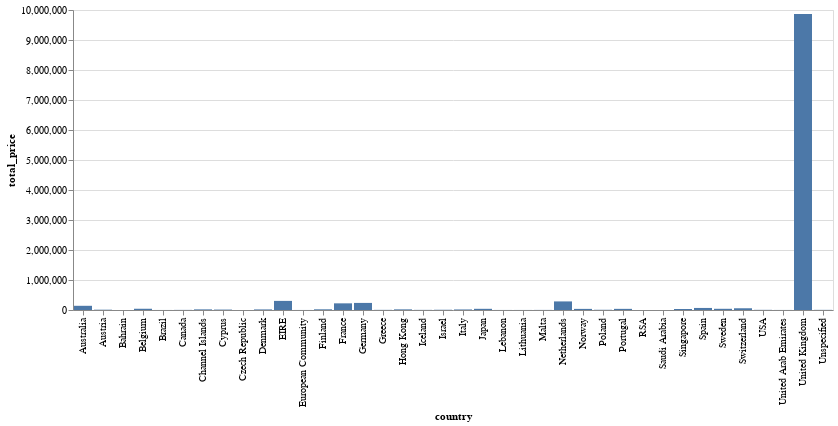

This figure's notebook cell:
### Code cell
df_c = df.groupby(['country'] , as_index=False)['total_price'].sum()
alt.Chart(df_c).mark_bar().encode(
    x = 'country:O' ,
    y = 'total_price:Q'
)

### Figure 1 — Vega-Lite specification as saved in the notebook (floating-point values rounded to 4 significant figures)
{"config": {"view": {"continuousWidth": 400, "continuousHeight": 300}}, "data": {"name": "data-d89d34da9966a2d1c7b9fc775d07b518"}, "mark": "bar", "encoding": {"x": {"type": "ordinal", "field": "country"}, "y": {"type": "quantitative", "field": "total_price"}}, "$schema": "https://vega.github.io/schema/vega-lite/v4.8.1.json", "datasets": {"data-d89d34da9966a2d1c7b9fc775d07b518": [{"country": "Australia", "total_price": 140000.0}, {"country": "Austria", "total_price": 10240.0}, {"country": "Bahrain", "total_price": 959.9}, {"country": "Belgium", "total_price": 41480.0}, {"country": "Brazil", "total_price": 1144.0}, {"country": "Canada", "total_price": 3666.0}, {"country": "Channel Islands", "total_price": 20810.0}, {"country": "Cyprus", "total_price": 14230.0}, {"country": "Czech Republic", "total_price": 945.8}, {"country": "Denmark", "total_price": 19140.0}, {"country": "EIRE", "total_price": 303600.0}, {"country": "European Community", "total_price": 1309.0}, {"country": "Finland", "total_price": 22770.0}, {"country": "France", "total_price": 222000.0}, {"country": "Germany", "total_price": 236000.0}, {"country": "Greece", "total_price": 4811.0}, {"country": "Hong Kong", "total_price": 21270.0}, {"country": "Iceland", "total_price": 4310.0}, {"country": "Israel", "total_price": 8363.0}, {"country": "Italy", "total_price": 18080.0}, {"country": "Japan", "total_price": 39490.0}, {"country": "Lebanon", "total_price": 1694.0}, {"country": "Lithuania", "total_price": 1661.0}, {"country": "Malta", "total_price": 2946.0}, {"country": "Netherlands", "total_price": 286200.0}, {"country": "Norway", "total_price": 37170.0}, {"country": "Poland", "total_price": 7456.0}, {"country": "Portugal", "total_price": 38130.0}, {"country": "RSA", "total_price": 1002.0}, {"country": "Saudi Arabia", "total_price": 160.7}, {"country": "Singapore", "total_price": 33440.0}, {"country": "Spain", "total_price": 68380.0}, {"country": "Sweden", "total_price": 40160.0}, {"country": "Switzerland", "total_price": 57790.0}, {"country": "USA", "total_price": 5430.0}, {"country": "United Arab Emirates", "total_price": 1902.0}, {"country": "United Kingdom", "total_price": 9863000.0}, {"country": "Unspecified", "total_price": 4750.0}]}}
